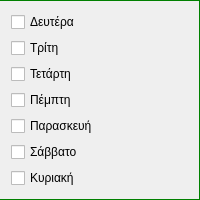
               <widget class="QFrame" name="frame_7">
                <property name="sizePolicy">
                 <sizepolicy hsizetype="Preferred" vsizetype="Maximum">
                  <horstretch>0</horstretch>
                  <verstretch>0</verstretch>
                 </sizepolicy>
                </property>
                <property name="styleSheet">
                 <string notr="true">QFrame{
	border:1px solid green;
	border-left:0px;
}</string>
                </property>
                <property name="frameShape">
                 <enum>QFrame::StyledPanel</enum>
                </property>
                <property name="frameShadow">
                 <enum>QFrame::Raised</enum>
                </property>
                <layout class="QGridLayout" name="gridLayout_10">
                 <property name="leftMargin">
                  <number>11</number>
                 </property>
                 <property name="topMargin">
                  <number>11</number>
                 </property>
                 <property name="rightMargin">
                  <number>11</number>
                 </property>
                 <property name="bottomMargin">
                  <number>11</number>
                 </property>
                 <item row="0" column="0">
                  <widget class="QCheckBox" name="week_monday_checkbox">
                   <property name="sizePolicy">
                    <sizepolicy hsizetype="Minimum" vsizetype="Maximum">
                     <horstretch>0</horstretch>
                     <verstretch>0</verstretch>
                    </sizepolicy>
                   </property>
                   <property name="text">
                    <string>Δευτέρα</string>
                   </property>
                  </widget>
                 </item>
                 <item row="1" column="0">
                  <widget class="QCheckBox" name="week_tuesday_checkbox">
                   <property name="sizePolicy">
                    <sizepolicy hsizetype="Minimum" vsizetype="Maximum">
                     <horstretch>0</horstretch>
                     <verstretch>0</verstretch>
                    </sizepolicy>
                   </property>
                   <property name="text">
                    <string>Τρίτη</string>
                   </property>
                  </widget>
                 </item>
                 <item row="2" column="0">
                  <widget class="QCheckBox" name="week_wednesday_checkbox">
                   <property name="sizePolicy">
                    <sizepolicy hsizetype="Minimum" vsizetype="Maximum">
                     <horstretch>0</horstretch>
                     <verstretch>0</verstretch>
                    </sizepolicy>
                   </property>
                   <property name="text">
                    <string>Τετάρτη</string>
                   </property>
                  </widget>
                 </item>
                 <item row="3" column="0">
                  <widget class="QCheckBox" name="week_thursday_checkbox">
                   <property name="sizePolicy">
                    <sizepolicy hsizetype="Minimum" vsizetype="Maximum">
                     <horstretch>0</horstretch>
                     <verstretch>0</verstretch>
                    </sizepolicy>
                   </property>
                   <property name="text">
                    <string>Πέμπτη</string>
                   </property>
                  </widget>
                 </item>
                 <item row="5" column="0">
                  <widget class="QCheckBox" name="week_saturday_checkbox">
                   <property name="sizePolicy">
                    <sizepolicy hsizetype="Minimum" vsizetype="Maximum">
                     <horstretch>0</horstretch>
                     <verstretch>0</verstretch>
                    </sizepolicy>
                   </property>
                   <property name="text">
                    <string>Σάββατο</string>
                   </property>
                  </widget>
                 </item>
                 <item row="4" column="0">
                  <widget class="QCheckBox" name="week_friday_checkbox">
                   <property name="sizePolicy">
                    <sizepolicy hsizetype="Minimum" vsizetype="Maximum">
                     <horstretch>0</horstretch>
                     <verstretch>0</verstretch>
                    </sizepolicy>
                   </property>
                   <property name="text">
                    <string>Παρασκευή</string>
                   </property>
                  </widget>
                 </item>
                 <item row="6" column="0">
                  <widget class="QCheckBox" name="week_sunday_checkbox">
                   <property name="sizePolicy">
                    <sizepolicy hsizetype="Minimum" vsizetype="Maximum">
                     <horstretch>0</horstretch>
                     <verstretch>0</verstretch>
                    </sizepolicy>
                   </property>
                   <property name="text">
                    <string>Κυριακή</string>
                   </property>
                  </widget>
                 </item>
                </layout>
               </widget>
